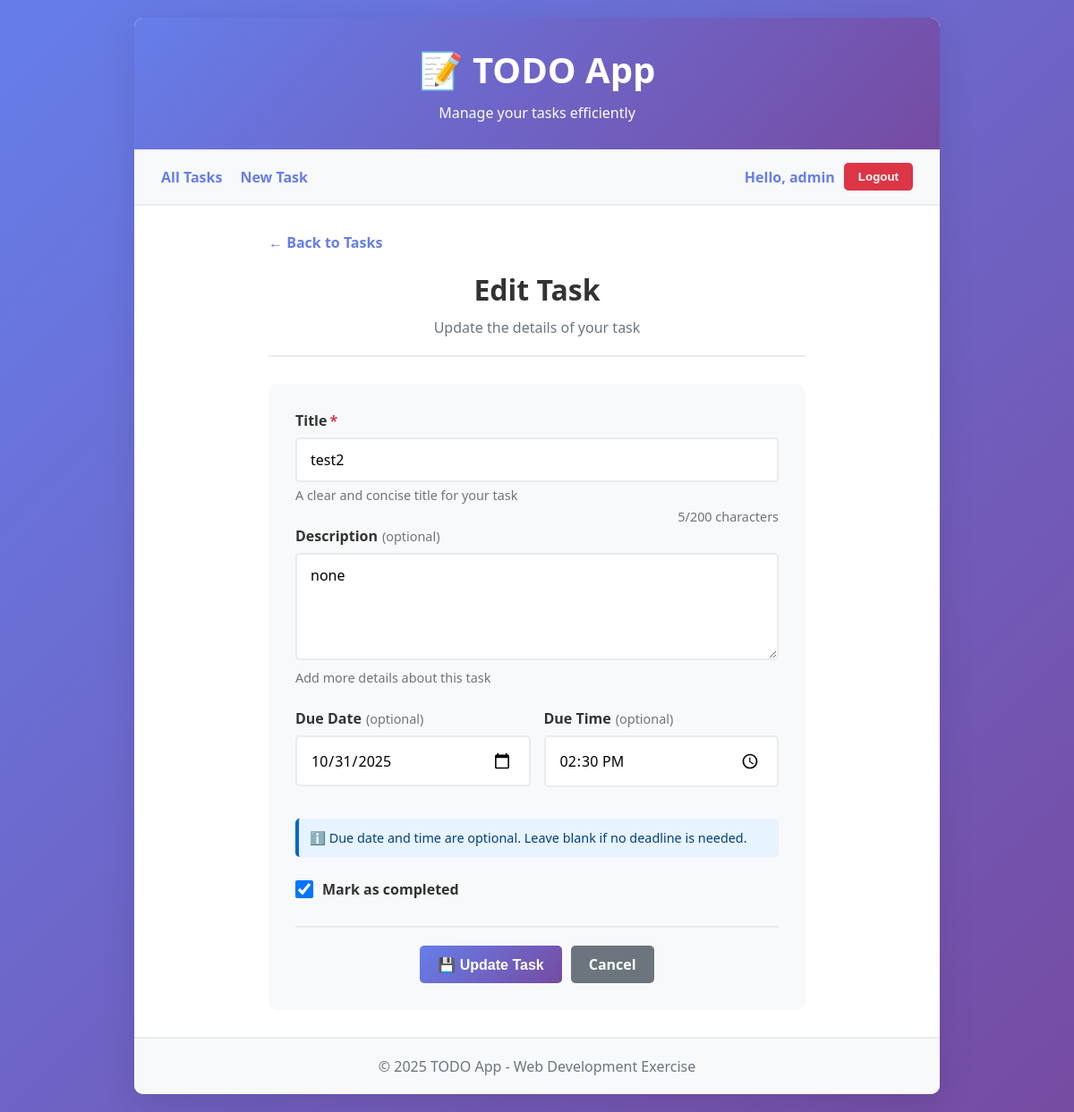
Page /task/1/update/ (signed in) on the committed database.
### todo/models.py (models this page shows, shortened)
class Task(models.Model):
    title = models.CharField(
        max_length=200,
        verbose_name="Titre",
    )
    description = models.TextField(
        blank=True,
        null=True,
        verbose_name="Description",
    )
    due_date = models.DateField(
        blank=True,
        null=True,
        verbose_name="Date d'échéance",
    )
    due_time = models.TimeField(
        blank=True,
        null=True,
        verbose_name="Heure d'échéance",
    )
    is_completed = models.BooleanField(
        default=False,
        verbose_name="Complétée",
    )
    created_at = models.DateTimeField(
        auto_now_add=True,
        verbose_name="Date de création"
    )
    updated_at = models.DateTimeField(
        auto_now=True,
        verbose_name="Date de modification"
    )

### todo/views.py (the view)
# urls.py: path('task/<int:pk>/update/', views.task_update, name='task_update'),
@login_required
def task_update(request, pk):
    task = get_object_or_404(Task, pk=pk)
    if request.method == 'POST':
        form = TaskForm(request.POST, instance=task)
        if form.is_valid():
            task = form.save()
            messages.success(request, f'Tâche "{task.title}" mise à jour avec succès!')
            return redirect('task_detail', pk=task.pk)
    else:
        form = TaskForm(instance=task)
    context = {
        'form': form,
        'task': task,
        'title': 'Modifier la tâche',
    }
    return render(request, 'todo/task_form.html', context)

### todo/templates/todo/task_form.html (shortened to what this page needs)
{% extends 'todo/base.html' %}
{% block content %}
<div class="form-container">
    <a href="{% url 'task_list' %}" class="back-link">
        ← Back to Tasks
    </a>
    <div class="form-header">
        <h2>{% if task %}Edit Task{% else %}Create New Task{% endif %}</h2>
        <p>{% if task %}Update the details of your task{% else %}Add a new task to your list{% endif %}</p>
    </div>
    <div class="form-card">
        <form method="post" id="taskForm">
            <div class="form-group">
                <label for="id_title" class="form-label">
                    Title<span class="required">*</span>
                </label>
                <input
                    type="text"
                    name="title"
                    id="id_title"
                    class="form-control {% if form.title.errors %}error{% endif %}"
                    value="{% if task %}{{ task.title }}{% endif %}"
                    placeholder="Enter task title"
                    required
                    maxlength="200"
                >
                <small class="form-help">A clear and concise title for your task</small>
            </div>
            <div class="form-group">
                <label for="id_description" class="form-label">
                    Description<span class="optional">(optional)</span>
                </label>
                <textarea
                    name="description"
                    id="id_description"
                    class="form-control {% if form.description.errors %}error{% endif %}"
                    placeholder="Enter task description"
                >{% if task %}{{ task.description }}{% endif %}</textarea>
                <small class="form-help">Add more details about this task</small>
            </div>
            <div class="form-row">
                <div class="form-group">
                    <label for="id_due_date" class="form-label">
                        Due Date<span class="optional">(optional)</span>
                    </label>
                    <input
                        type="date"
                        name="due_date"
                        id="id_due_date"
                        class="form-control {% if form.due_date.errors %}error{% endif %}"
                        value="{% if task and task.due_date %}{{ task.due_date|date:'Y-m-d' }}{% endif %}"
                    >
                </div>
                <div class="form-group">
                    <label for="id_due_time" class="form-label">
                        Due Time<span class="optional">(optional)</span>
                    </label>
                    <input
                        type="time"
                        name="due_time"
                        id="id_due_time"
                        class="form-control {% if form.due_time.errors %}error{% endif %}"
                        value="{% if task and task.due_time %}{{ task.due_time|time:'H:i' }}{% endif %}"
                    >
                </div>
            </div>
            <div class="datetime-info">
                ℹ️ Due date and time are optional. Leave blank if no deadline is needed.
            </div>
            {% if task %}
            <div class="form-group" style="margin-top: 25px;">
                <div class="checkbox-group">
                    <input
                        type="checkbox"
                        name="completed"
                        id="id_completed"
                        {% if task.is_completed %}checked{% endif %}
                    >
                    <label for="id_completed" class="form-label">Mark as completed</label>
                </div>
            </div>
            {% endif %}
            <div class="form-actions">
                <button type="submit" class="btn btn-primary">
                    {% if task %}💾 Update Task{% else %}➕ Create Task{% endif %}
                </button>
                <a href="{% url 'task_list' %}" class="btn btn-secondary">Cancel</a>
            </div>
        </form>
    </div>
</div>
{% endblock %}

### todo/templates/todo/base.html (shortened to what this page needs)
<!DOCTYPE html>
<html lang="en">
<head>
</head>
<body>
    <div class="container">
        <header>
            <h1>📝 TODO App</h1>
            <p>Manage your tasks efficiently</p>
        </header>
        <nav>
            <div class="nav-left">
                <a href="{% url 'task_list' %}">All Tasks</a>
                <a href="{% url 'task_create' %}">New Task</a>
            </div>
            <div class="nav-right">
                {% if user.is_authenticated %}
                    <div class="user-info">
                        <span class="username">Hello, {{ user.username }}</span>
                        <form method="post" action="{% url 'logout' %}" style="display: inline;">
                            <button type="submit" class="auth-btn logout">Logout</button>
                        </form>
                    </div>
                {% else %}
                    <div class="auth-buttons">
                        <a href="{% url 'login' %}" class="auth-btn">Login</a>
                        <a href="{% url 'register' %}" class="auth-btn" style="margin-left: 10px;">Register</a>
                    </div>
                {% endif %}
            </div>
        </nav>
        <div class="content">
            {% block content %}{% endblock %}
        </div>
        <footer>
            <p>&copy; 2025 TODO App - Web Development Exercise</p>
        </footer>
    </div>
</body>
</html>

### todo/templates/todo/base.html (style rules this page uses)
* { margin: 0; padding: 0; box-sizing: border-box; }
body { font-family: 'Segoe UI', Tahoma, Geneva, Verdana, sans-serif; background: linear-gradient(135deg, #667eea 0%, #764ba2 100%); min-height: 100vh; padding: 20px; }
.container { max-width: 900px; margin: 0 auto; background: white; border-radius: 10px; box-shadow: 0 10px 40px rgba(0, 0, 0, 0.1); overflow: hidden; }
header { background: linear-gradient(135deg, #667eea 0%, #764ba2 100%); color: white; padding: 30px; text-align: center; }
header h1 { font-size: 2.5em; margin-bottom: 10px; }
nav { background: #f8f9fa; padding: 15px 30px; border-bottom: 2px solid #e9ecef; display: flex; justify-content: space-between; align-items: center; }
.nav-left { display: flex; }
.nav-right { display: flex; align-items: center; }
nav a { color: #667eea; text-decoration: none; margin-right: 20px; font-weight: 600; transition: color 0.3s; }
.auth-btn { background: linear-gradient(135deg, #667eea 0%, #764ba2 100%); color: white; border: none; padding: 8px 16px; border-radius: 5px; cursor: pointer; font-weight: 600; transition: all 0.3s; text-decoration: none; display: inline-block; }
.auth-btn.logout { background: #dc3545; }
.user-info { display: flex; align-items: center; gap: 10px; }
.username { color: #667eea; font-weight: 600; }
.content { padding: 30px; }
.btn { display: inline-block; padding: 10px 20px; border: none; border-radius: 5px; cursor: pointer; text-decoration: none; font-size: 16px; transition: all 0.3s; font-weight: 600; }
.btn-primary { background: linear-gradient(135deg, #667eea 0%, #764ba2 100%); color: white; }
.btn-secondary { background: #6c757d; color: white; }
footer { background: #f8f9fa; padding: 20px; text-align: center; color: #6c757d; border-top: 2px solid #e9ecef; }

### todo/templates/todo/task_form.html (style rules this page uses)
.form-container { max-width: 600px; margin: 0 auto; }
.form-header { text-align: center; margin-bottom: 30px; padding-bottom: 20px; border-bottom: 2px solid #e9ecef; }
.form-header h2 { font-size: 2em; color: #333; margin-bottom: 10px; }
.form-header p { color: #6c757d; }
.form-card { background: #f8f9fa; border-radius: 10px; padding: 30px; }
.form-group { margin-bottom: 25px; }
.form-label { display: block; font-weight: 600; color: #333; margin-bottom: 8px; font-size: 1em; }
.form-label .required { color: #dc3545; margin-left: 3px; }
.form-label .optional { color: #6c757d; font-weight: normal; font-size: 0.9em; margin-left: 5px; }
.form-control { width: 100%; padding: 12px 15px; border: 2px solid #e9ecef; border-radius: 5px; font-size: 1em; transition: all 0.3s; font-family: inherit; background: white; }
input[type="time"] { min-height: 45px; }
textarea.form-control { min-height: 120px; resize: vertical; }
.form-help { font-size: 0.9em; color: #6c757d; margin-top: 5px; display: block; }
.form-row { display: grid; grid-template-columns: 1fr 1fr; gap: 15px; }
.datetime-info { background: #e7f3ff; border-left: 4px solid #0066cc; padding: 12px; border-radius: 5px; margin-top: 10px; font-size: 0.9em; color: #004080; }
.form-actions { display: flex; gap: 10px; justify-content: center; margin-top: 30px; padding-top: 20px; border-top: 2px solid #e9ecef; }
.back-link { color: #667eea; text-decoration: none; display: inline-flex; align-items: center; gap: 5px; font-weight: 600; margin-bottom: 20px; }
.checkbox-group { display: flex; align-items: center; gap: 10px; }
.checkbox-group input[type="checkbox"] { width: 20px; height: 20px; cursor: pointer; }
.checkbox-group label { margin: 0; cursor: pointer; }

### rows in the picture
Task: title "test2", description "none", due_date "10/31/2025", due_time "14:30", is_completed "☑"

### other values in the picture
{{ user.username }} "admin"
